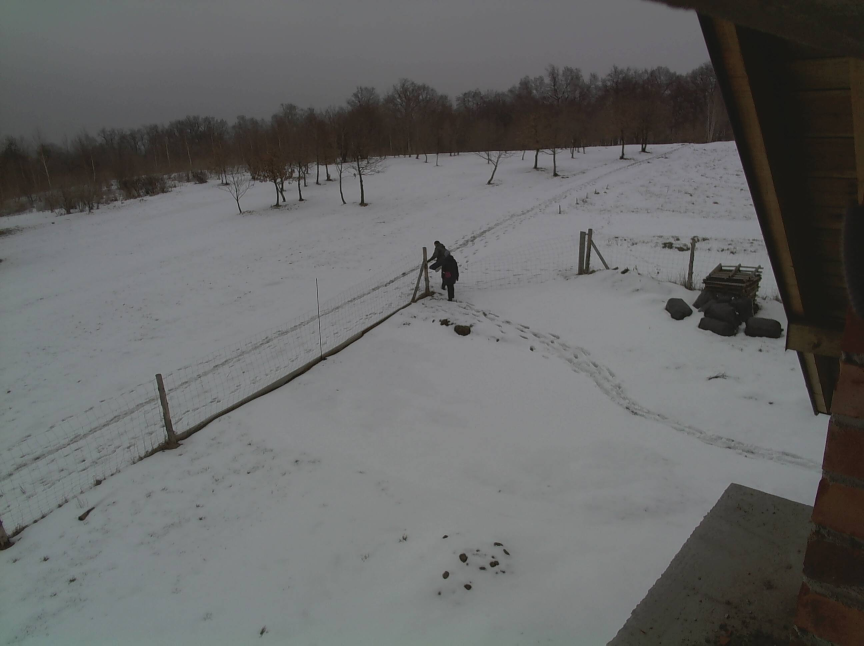
//> input picture test/images/1.jpeg, 2592 x 1936 px (shown at 1/3 size)
$ ./imgdiff test/images/1.jpeg test/images/2.jpeg test/images/   (built with g++ and OpenCV 4)
//> lines starting //> are read from the running program, lines starting //| are printed output that depends on the picture; after the words box and inside, x2 and y2 are one past the last pixel; in counts of white or black regions, pixels touching at a corner belong together
#include <opencv2/core/core.hpp>
#include <opencv2/highgui/highgui.hpp>
#include <opencv2/imgproc/imgproc.hpp>
#include <algorithm>
#include <iostream>
#include <string>
#include <cmath>

using namespace std;
using namespace cv;


std::string mybasename(const std::string& path)
{
    string s = string(path, path.rfind("/") + 1);
    size_t searchresult = s.rfind(".jpeg");
    if(searchresult != string::npos)
    {
        s = string(s, 0, searchresult);
    }
    //cout<<s<<endl;
    return s;
}

namespace brightness {
Scalar average(const Mat& in)
{
    return mean(in);
}

double difference(const Mat& img1, const Mat& img2)
{
    double b1 = brightness::average(img1)[0];
    double b2 = brightness::average(img2)[0];
    double brghtDiff = b2 - b1;
    return brghtDiff;
}

} //namespace brightness

namespace exposure {
Mat adjust(const Mat& img, const double factor)
{
    Mat imgproc = Mat(img.cols, img.rows, CV_8UC1);
    cerr<<"axposure adjustment factor = "<<factor<<endl;
    auto multiplier = pow(2, factor);
    for_each(img.data, img.dataend, [multiplier](auto& elem)
    {
        double result = elem * multiplier;
        if(result > 255)
        {
            elem = 255;
        }
        else
        {
            elem = result;
        }
    });
    img.convertTo(imgproc, CV_8UC1, 1, factor);
    return imgproc;
}

std::pair<Mat, Mat> equalize(Mat&& img1, Mat&& img2)
{
    double b1 = brightness::average(img1)[0];
    double b2 = brightness::average(img2)[0];
    double brghtDiff = b2 - b1;
    cerr<<"b1 = "<<b1<<", b2 = "<<b2<<endl;

    cerr<<"brightness difference: "<<brghtDiff<<endl;

    //images differ in brightness
    if(abs(brghtDiff) > 1)
    {
        //shadow clipping and highlight clipping:
        //we actually want the images to be clipped same way
        //to ensure that there's no false motion detection going on
        //assume they are clipped just from one side. Then, the one with
        //average brightness further from mid gray is the one we want to
        //replicate in the other.
        const int midGray = 127;

        if(abs(b1 - midGray) > abs(b2 - midGray))
        {
            //img1 more clipped
            return {move(img1), exposure::adjust(img2, log2(b1/b2))};
        }
        else
        {
            //img2 more clipped
            return {exposure::adjust(img1, log2(b2/b1)), move(img2)};
        }
    }
    else
    {
        return make_pair(move(img1), move(img2));
    }
}

} //namespace exposure


Mat toGrayscale(const Mat& img)
{
    Mat imgproc = Mat(img.cols, img.rows, CV_8UC1);
    cvtColor(img, imgproc, CV_RGB2GRAY);
    return imgproc;
}

Mat compareImages(Mat& img1, Mat& img2)
{
    Mat img1proc = toGrayscale(img1);
    Mat img2proc = toGrayscale(img2);
    Mat imgdiff = Mat(img2.cols, img2.rows, CV_8UC1);
    Mat imgdiff2 = Mat(img2.cols, img2.rows, CV_8UC1);
    Mat imgdiff3 = Mat(img2.cols, img2.rows, CV_8UC1);

    auto images = exposure::equalize(move(img1proc), move(img2proc));

    absdiff(images.first,images.second, imgdiff);
    threshold(imgdiff, imgdiff2, 40, 255, CV_THRESH_BINARY);

    cv::Mat element = cv::getStructuringElement(cv::MORPH_RECT,cv::Size(8,8));
    erode(imgdiff2, imgdiff3, element);
// [10 lines of commented-out code are left out]
    return imgdiff3;
}

/**
 * @brief Given a imgdiff returns a bounding rect of non zero value pixels
 */
Rect motionBounds(const Mat& img)
{
    //different!
    vector<vector<Point> > contours;
    vector<Vec4i> hierarchy;
    vector<Point> jointContour;

    findContours(img, contours, hierarchy, CV_RETR_TREE, CV_CHAIN_APPROX_SIMPLE, Point(0, 0));
    for(size_t i = 0; i < contours.size(); ++i)
    {
        jointContour.insert(jointContour.end(), contours[i].begin(),contours[i].end());
    }

    Rect bounds = boundingRect(jointContour);
    return bounds;
}


// TODO: The inputs should be: images, sensitivity
// TODO: Outputs: number of pixels and the motion bounds
// TODO: Some external tool should then interpret the boounds and make necessary
// TODO: crops. Maybe.
int main(int argc, char** argv)
{
    if(argc != 4)
    {
        cerr<<"Invalid parameters count."<<endl;
        exit(1);
    }

    char* imgpath1 = argv[1];
    char* imgpath2 = argv[2];
    char* cropdir = argv[3];

    Mat img1 = imread(imgpath1);
//> img1 is the input picture: 1936 rows x 2592 cols, CV_8UC3; mean B, G, R 102.5, 103.1, 102.5
    Mat img2 = imread(imgpath2);
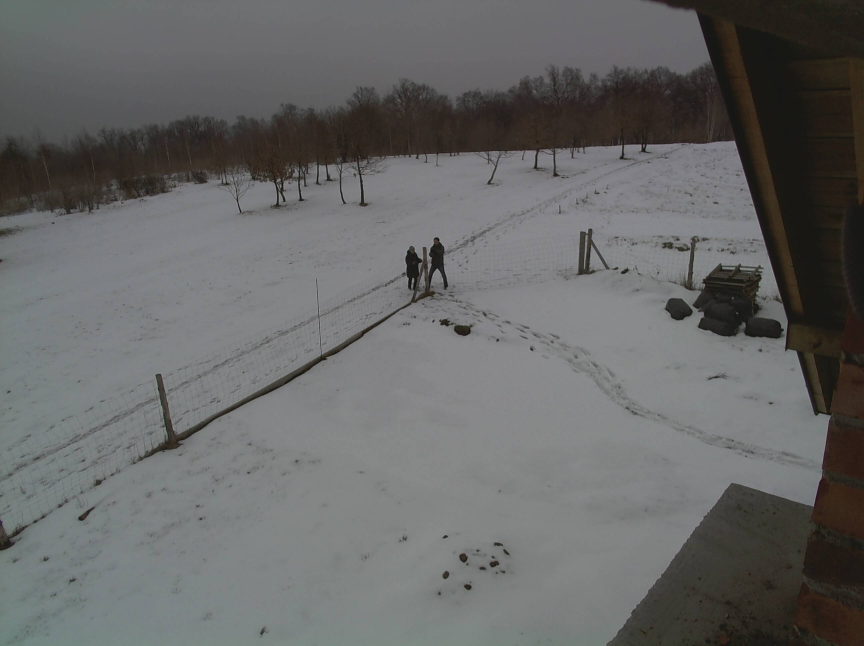
//> input picture test/images/2.jpeg, 2592 x 1936 px (shown at 1/3 size)
//> img2 is the input picture: 1936 rows x 2592 cols, CV_8UC3; mean B, G, R 102.5, 103.2, 102.7

    auto absBriDiff = abs(brightness::difference(img1, img2));
//> in difference, `double b1 = brightness::average(img1)[0];`: b1 = 102.5
//> in difference, `double brghtDiff = b2 - b1;`: brghtDiff = 0.0204
//> absBriDiff = 0.0204
    if(absBriDiff > 70 )
    {
        //don't bother comparing. It's a massively different image.
        cerr<<"These images vary very much in exposure. Ignoring. (brightness diff = "<< absBriDiff<<")"<<endl;
        cout<<0<<endl;
        return 0;
    }
    Mat imgdiff = compareImages(img1, img2);
//> in equalize, `double b1 = brightness::average(img1)[0];`: b1 = 102.8
//> in equalize, `double b2 = brightness::average(img2)[0];`: b2 = 102.9
//> in equalize, `double brghtDiff = b2 - b1;`: brghtDiff = 0.085
//> in compareImages, `absdiff(images.first,images.second, imgdiff);`:
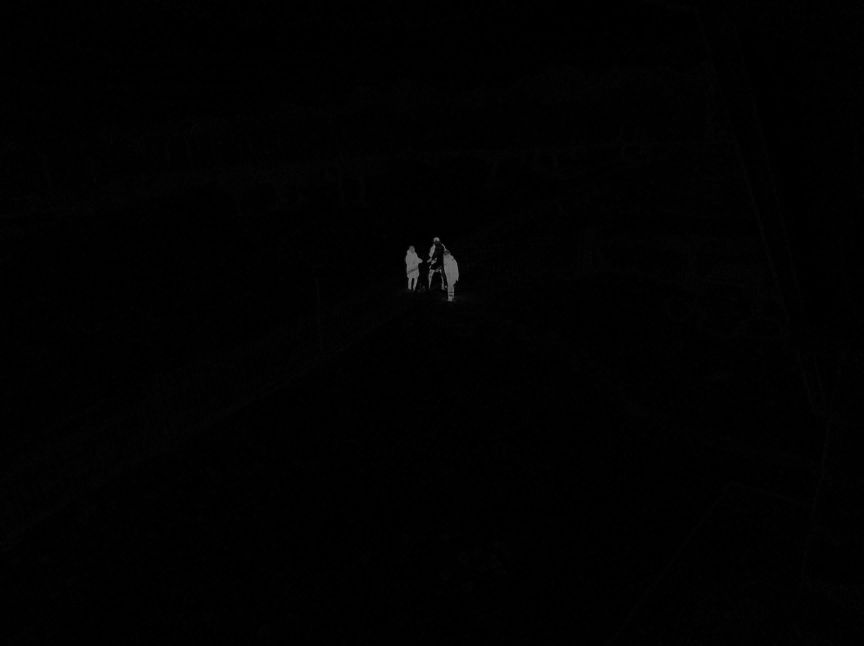
//> imgdiff: 1936 rows x 2592 cols, CV_8UC1 (shown at 1/3 size); min 0, max 131, mean 1.3
//> in compareImages, `threshold(imgdiff, imgdiff2, 40, 255, CV_THRESH_BINARY);`:
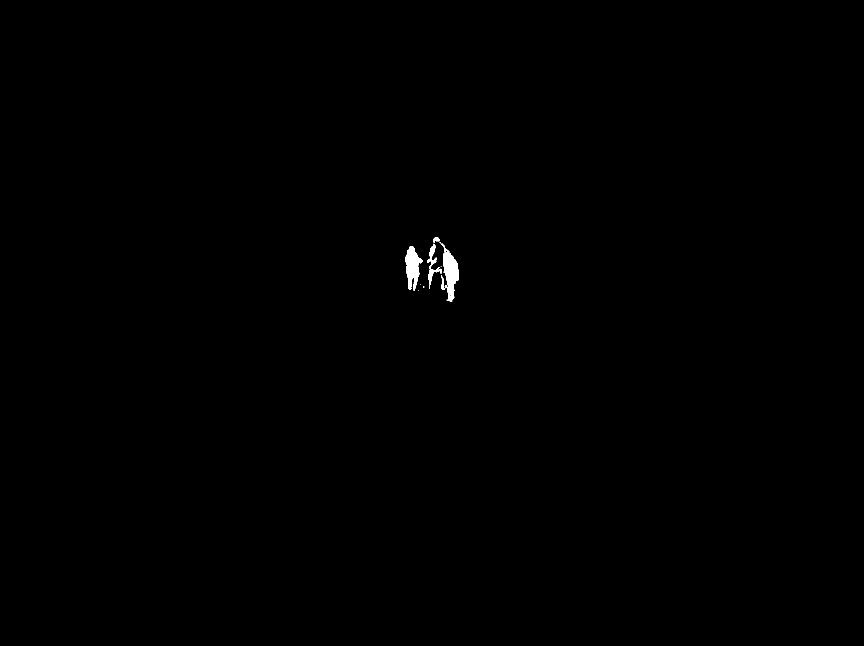
//> imgdiff2: 1936 rows x 2592 cols, CV_8UC1 (shown at 1/3 size); 0.2% white; 23 white regions (10 under 20 px), largest, box (x1, y1, x2, y2) and area: (1324, 731, 1377, 904) 4325, (1216, 738, 1268, 872) 3847, (1285, 808, 1305, 867) 481
//> in compareImages, `erode(imgdiff2, imgdiff3, element);`:
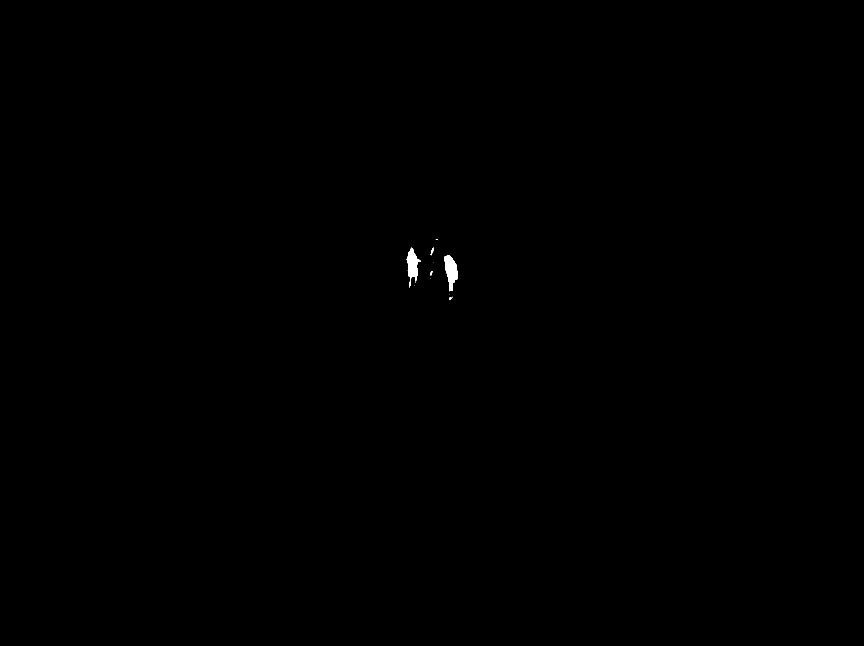
//> imgdiff3: 1936 rows x 2592 cols, CV_8UC1 (shown at 1/3 size); 0.1% white; 12 white regions (7 under 20 px)
    int64_t count = countNonZero(imgdiff);
//> count = 5019
    if(count > 500)
    {
        auto bounds = motionBounds(imgdiff);
//> in motionBounds, `findContours(img, contours, hierarchy, CV_RETR_TREE, CV_CHAIN_APPROX_S..`: contours = 12 contours, 7 with area under 20; largest, box (x1, y1, x2, y2) and area: (1334, 765, 1373, 874) 2432, (1220, 743, 1263, 863) 2123, (1292, 743, 1302, 766) 64, (1291, 813, 1298, 826) 34, (1349, 892, 1354, 900) 26
//> the loop in motionBounds, `for(size_t i = 0; i < contours.size(); ++i)` made 12 passes
//> in motionBounds, `Rect bounds = boundingRect(jointContour);`: bounds = Rect(1220, 717, 153, 183)
//> bounds = Rect(1220, 717, 153, 183)
        //cout<<". TL = "<<bounds.tl()<<", BR = "<<bounds.br()<<endl;
        Mat crop1 = img1(bounds);
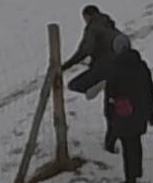
//> crop1: 183 rows x 153 cols, CV_8UC3; mean B, G, R 87.7, 87.9, 88.7
        Mat crop2 = img2(bounds);
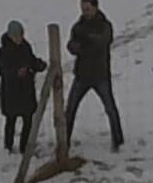
//> crop2: 183 rows x 153 cols, CV_8UC3; mean B, G, R 85.9, 86.3, 87.3
        double aspectratio = (double)crop1.cols / crop1.rows;
//> aspectratio = 0.836
        double scalefactor = 0.0;
        size_t targetWidth = 100;
        size_t width = targetWidth;
        size_t targetHeight = 100;
        size_t height = targetHeight;

        if( (bounds.height < 0.15 * img1.rows) && (count < 10000)  && (bounds.y < img1.rows*0.05))
        {
            cerr<<"This looks like light bleed. Ignoring."<<endl;
            cout<<"0";
            return 0;
        }

        if(aspectratio > 1)
        {
            scalefactor = crop1.rows / targetHeight;
            width = targetWidth * aspectratio;
        }
        else
        {
            scalefactor = crop1.cols / targetWidth;
//> scalefactor = 1
            height = targetHeight / aspectratio;
//> height = 119
        }
        Mat crop1s(height, width, CV_32S);
        Mat crop2s(height, width, CV_32S);

        resize(crop1, crop1s, Size(width, height));
        resize(crop2, crop2s, Size(width, height));
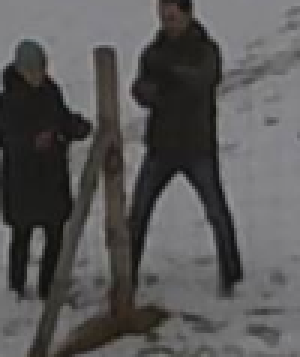
//> crop2s: 119 rows x 100 cols, CV_8UC3 (shown 3 times larger); mean B, G, R 85.8, 86.2, 87.2

        imwrite(string(cropdir) + "/" + mybasename(imgpath1) + "-1.jpeg", crop1);
        imwrite(string(cropdir) + "/" + mybasename(imgpath2) + "-2.jpeg", crop2);

        imwrite(string(cropdir) + "/" + mybasename(imgpath1) + "-1s.jpeg", crop1s);
        imwrite(string(cropdir) + "/" + mybasename(imgpath2) + "-2s.jpeg", crop2s);

        //write output: number of pixels different between the images
        cout<<count<<endl;
//| 5019
    }
    else
    {
        cout<<"0";
    }

    return 0;
}
